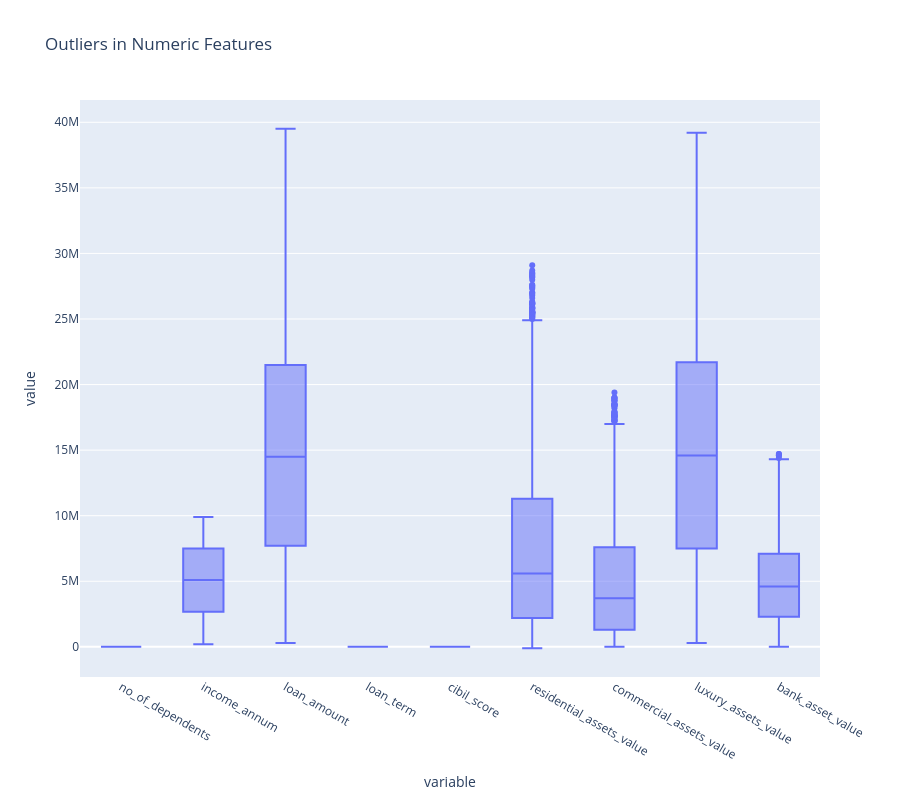

The code cell stored with this chart in its notebook:
### Code cell
num_df = df.select_dtypes(include=['number'])

fig = px.box(
    num_df.melt(),
    x="variable",
    y="value",
    title="Outliers in Numeric Features"
)
fig.update_layout(

    width = 900,
    height = 800
)

fig.show()

### Figure 1 — Plotly figure (JSON) as saved in the notebook; plotly's stock layout.template omitted (floating-point values rounded to 4 significant figures; data arrays with more than 128 entries replaced by an {"elided": "..."} marker saying what was removed)
{"data": [{"alignmentgroup": "True", "hovertemplate": "variable=%{x}<br>value=%{y}<extra></extra>", "legendgroup": "", "marker": {"color": "#636efa"}, "name": "", "notched": false, "offsetgroup": "", "orientation": "v", "showlegend": false, "type": "box", "x": {"elided": "38421 str values"}, "x0": " ", "xaxis": "x", "y": {"elided": "38421 int values"}, "y0": " ", "yaxis": "y"}], "layout": {"boxmode": "group", "height": 800, "legend": {"tracegroupgap": 0}, "title": {"text": "Outliers in Numeric Features"}, "width": 900, "xaxis": {"anchor": "y", "domain": [0, 1], "title": {"text": "variable"}}, "yaxis": {"anchor": "x", "domain": [0, 1], "title": {"text": "value"}}}}
